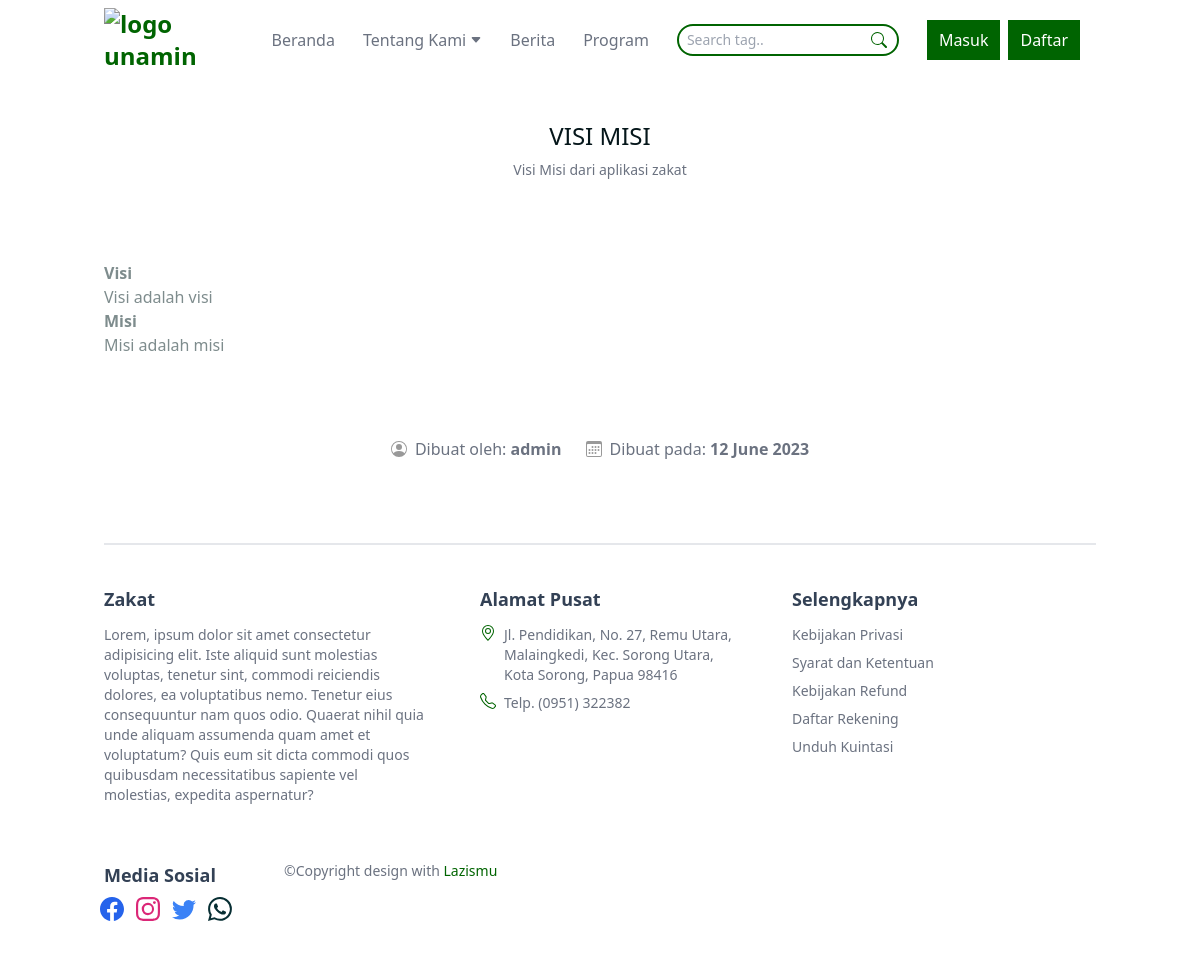
Page /public/visimisi on the committed database.
### tables this page shows
CREATE TABLE `tb_visimisi` (
  `id_visimisi` int NOT NULL,
  `username` varchar(50) NOT NULL,
  `content` text NOT NULL,
  `datetime` datetime NOT NULL
);

### app/core/Controller.php (called while the page is built, shortened)
<?php
class Controller {
  public function view($view, $data = []): void {
    require_once '../app/views/' . $view . '.php';
  }
  public function model($model_class): object {
    return new $model_class;
  }
}

### app/controllers/Visimisi.php (called while the page is built, shortened)
<?php
class Visimisi extends Controller {
  public function index() {
    $data['judul'] = 'Visi Misi';
    $data['visimisi'] = $this->model('Visimisi_model')->getVisiMisi();
    $this->view('visimisi/index', $data);
  }
}

### app/core/App.php (called while the page is built, shortened)
<?php
class App {
  protected $controller = 'Web', $method = 'index', $params = [];
  public function __construct()
  {
    $this->controller = new $this->controller;
    call_user_func_array([$this->controller, $this->method], $this->params);
  }
}

### public/index.php (called while the page is built, shortened)
<?php
require_once '../app/init.php';
$app = new App;

### app/core/Database.php (called while the page is built, shortened)
<?php
class Database {
  private $host = DBHOST, $user = DBUSER, $pass = DBPASS, $dbname = DBNAME;
  private $dbh;
  private $stmt;
  public function __construct()
  {
    $dsn = "mysql:host=$this->host;dbname=$this->dbname";
    $options = [
      PDO::ATTR_PERSISTENT => true,
      PDO::ATTR_ERRMODE    => PDO::ERRMODE_EXCEPTION
    ];
    try {
      $this->dbh = new PDO($dsn, $this->user, $this->pass, $options);
    } catch(PDOException $e) {
      die($e->getMessage());
    }
  }
  public function query($query): void {
    $this->stmt = $this->dbh->prepare($query);
  }
  public function execute(): void {
    $this->stmt->execute();
  }
  public function single(): array|bool {
    $this->execute();
    return $this->stmt->fetch(PDO::FETCH_ASSOC);
  }
}

### app/models/Visimisi_model.php (called while the page is built)
<?php
class Visimisi_model {
  private $table = 'tb_visimisi';
  private $db;
  public function __construct()
  {
    $this->db = new Database();
  }
  public function getVisiMisi(): array {
    $query = "SELECT * FROM $this->table";
    $this->db->query($query);
    return $this->db->single();
  }
}

### app/init.php (called while the page is built, shortened)
<?php
spl_autoload_register(function($class) {
    $class = explode('\\', $class);
    $class = end($class);
});

### app/views/visimisi/index.php (the view, shortened to what this page needs)
<div class="container">
  <div class="content">
    <div class="title mb-20">
      <h3 class="text-title">Visi Misi</h3>
      <span class="text-sm text-lightgray mt-2 inline-block">Visi Misi dari aplikasi zakat</span>
    </div>
    <div>
      <?php echo $data['visimisi']['content']?>
    </div>
    <div class="text-center mt-20">
      <div class="inline-flex text-lightgray items-center mr-5">
        <span class="mr-2"></span>
        <span>Dibuat oleh: <strong><?= $data['visimisi']['username'] ?></strong></span>
      </div>
      <div class="inline-flex items-center text-lightgray">
        <span class="mr-2"></span>
        <span>Dibuat pada: <strong><?= date('d F Y',strtotime(explode(' ', $data['visimisi']['datetime'])[0])) ?></strong></span>
      </div>
    </div>
  </div>
</div>

### public/css/app.css (style rules this page uses)
html { line-height: 1.5; -webkit-text-size-adjust: 100%; -moz-tab-size: 4; -o-tab-size: 4; tab-size: 4; font-family: ui-sans-serif, system-ui, -apple-system, BlinkMacSystemFont, "Segoe UI", Roboto, "Helvetica Neue", Arial, "Noto Sans", sans-serif, "Apple Color Emoji", "Segoe UI Emoji", "Segoe UI Symbol", "Noto Color Emoji"; font-feature-settings: normal; }
body { margin: 0; line-height: inherit; }
h1, h2, h3, h4, h5, h6 { font-size: inherit; font-weight: inherit; }
b, strong { font-weight: bolder; }
blockquote, dl, dd, h1, h2, h3, h4, h5, h6, hr, figure, p, pre { margin: 0; }
img, svg, video, canvas, audio, iframe, embed, object { display: block; vertical-align: middle; }
.container { width: 100%; margin-right: auto; margin-left: auto; padding-right: 16px; padding-left: 16px; }
@media (min-width: 640px) { .container { max-width: 640px; } }
@media (min-width: 768px) { .container { max-width: 768px; } }
@media (min-width: 1024px) { .container { max-width: 1024px; } }
.mb-20 { margin-bottom: 5rem; }
.mr-2 { margin-right: 0.5rem; }
.mr-5 { margin-right: 1.25rem; }
.mt-2 { margin-top: 0.5rem; }
.mt-20 { margin-top: 5rem; }
.inline-block { display: inline-block; }
.inline-flex { display: inline-flex; }
.items-center { align-items: center; }
.scroll-smooth { scroll-behavior: smooth; }
.text-center { text-align: center; }
.text-sm { font-size: 0.875rem; line-height: 1.25rem; }
.text-lightgray { --tw-text-opacity: 1; color: rgb(107 114 128 / var(--tw-text-opacity)); }
.title { margin-top: 2.5rem; text-align: center; }
.text-title { font-size: 1.5rem; line-height: 2rem; font-weight: 500; text-transform: uppercase; --tw-text-opacity: 1; color: rgb(5 22 26 / var(--tw-text-opacity)); }

### rows in the picture
tb_visimisi: content "Visi Visi adalah visi Misi Misi adalah misi", username "admin", datetime "12 June 2023"
